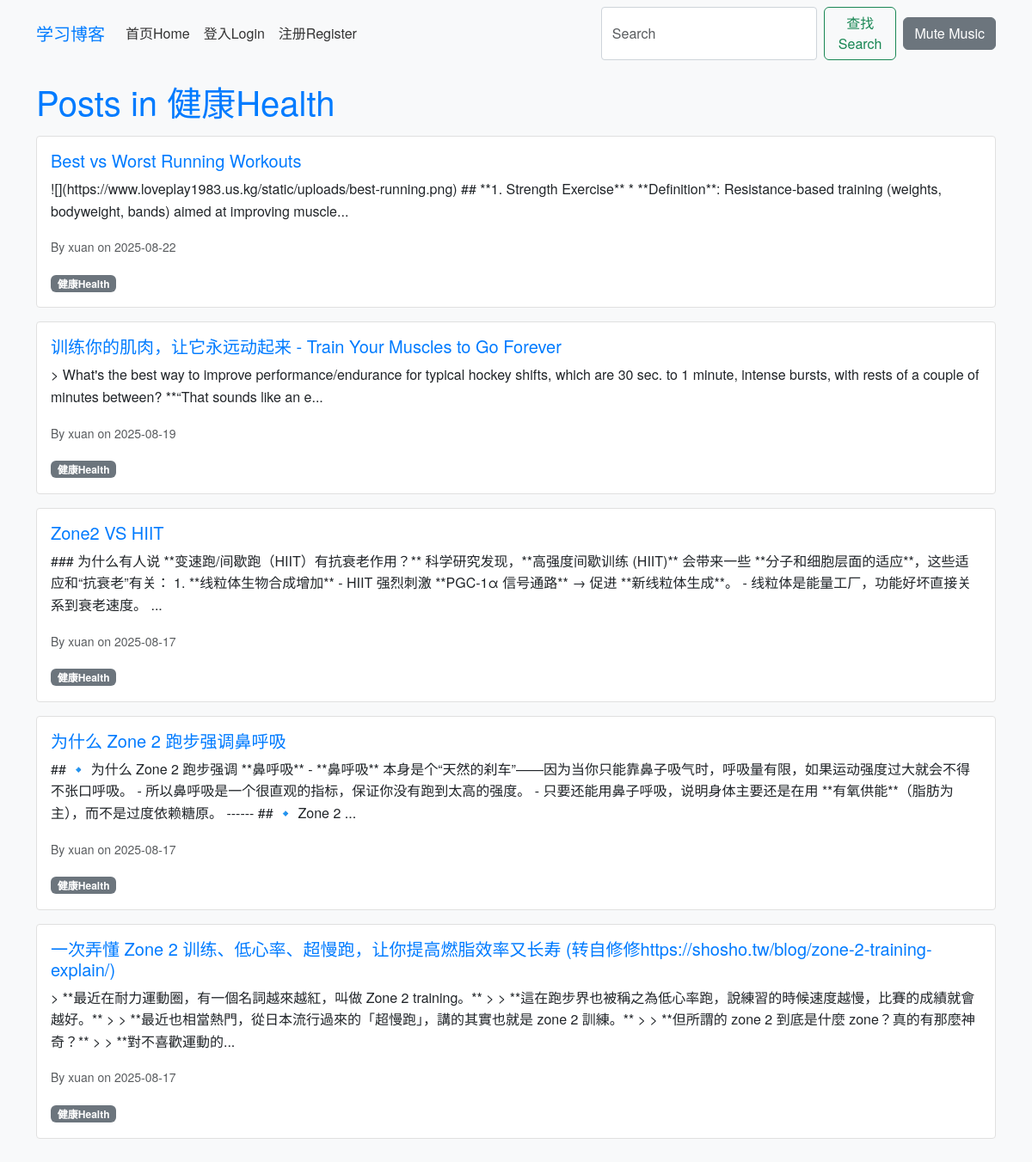
Before: /category/11 with the older database file.
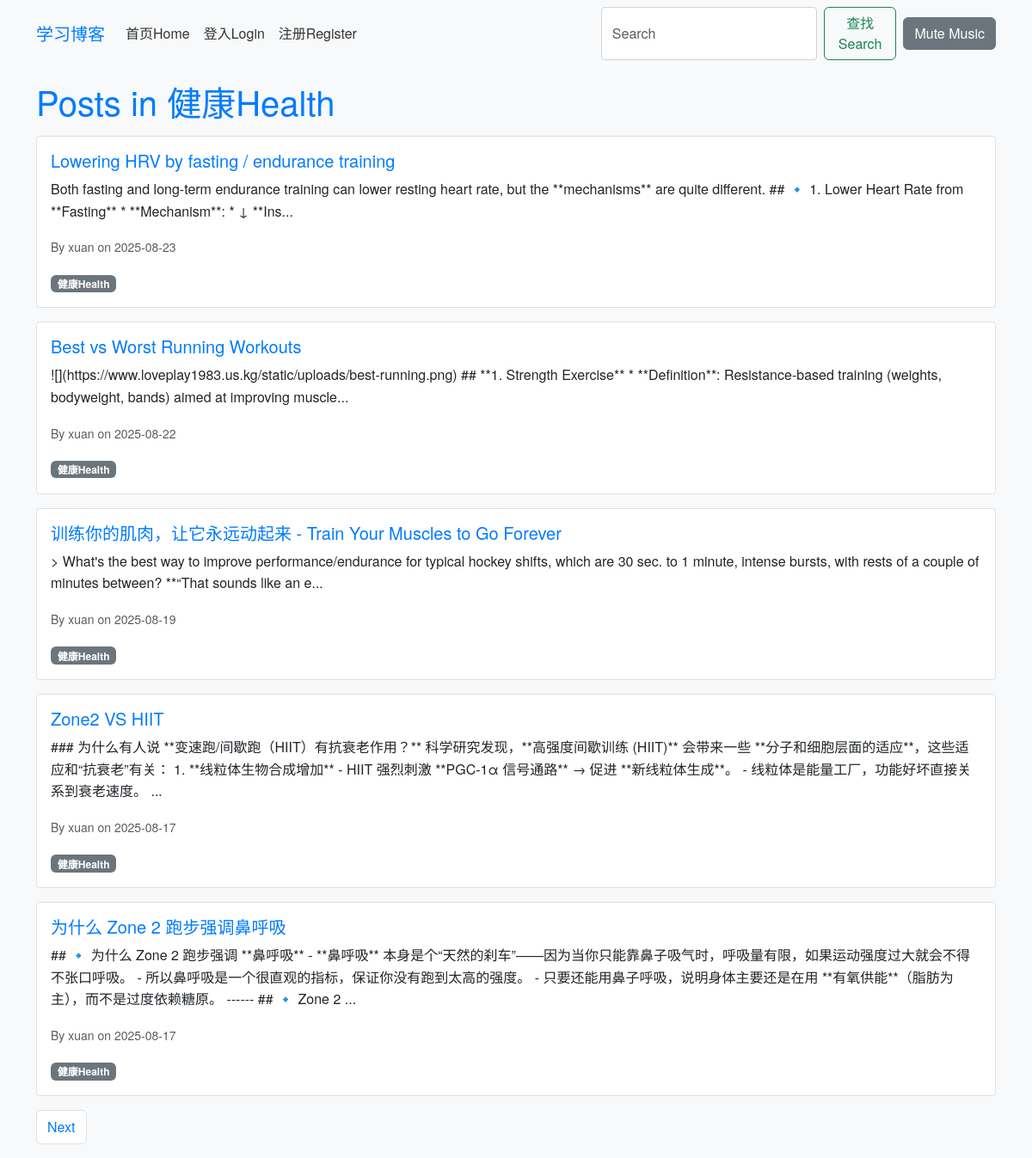
After: the same page with the newer database file.
### app/models.py (models this page shows, shortened)
class Category(db.Model):
    id = db.Column(db.Integer, primary_key=True)
    name = db.Column(db.String(50), unique=True)
    posts = db.relationship('Post', backref='category', lazy='dynamic')

class Post(db.Model):
    id = db.Column(db.Integer, primary_key=True)
    title = db.Column(db.String(100), nullable=False)
    body = db.Column(db.Text, nullable=False)
    timestamp = db.Column(db.DateTime, index=True, default=datetime.utcnow)
    user_id = db.Column(db.Integer, db.ForeignKey('user.id'), nullable=False)
    category_id = db.Column(db.Integer, db.ForeignKey('category.id'))
    comments = db.relationship('Comment', backref='post', lazy='dynamic')

class User(db.Model, UserMixin):
    id = db.Column(db.Integer, primary_key=True)
    username = db.Column(db.String(64), index=True, unique=True)
    email = db.Column(db.String(120), index=True, unique=True)
    password_hash = db.Column(db.String(128))
    posts = db.relationship('Post', backref='author', lazy='dynamic')
    comments = db.relationship('Comment', backref='author', lazy='dynamic')
    about_me = db.Column(db.String(140))
    last_seen = db.Column(db.DateTime, default=datetime.utcnow)
    about_me = db.Column(db.Text)  # Changed from String(140) to Text for richer content
    avatar = db.Column(db.String(128))  # New field for avatar filename

### app/routes.py (the view)
@bp.route('/category/<int:category_id>', methods=['GET'])
def category(category_id):
    category = Category.query.get_or_404(category_id)
    page = request.args.get('page', 1, type=int)
    posts = category.posts.order_by(Post.timestamp.desc()).paginate(page=page, per_page=5, error_out=False)
    next_url = url_for('main.category', category_id=category_id, page=posts.next_num) if posts.has_next else None
    prev_url = url_for('main.category', category_id=category_id, page=posts.prev_num) if posts.has_prev else None
    return render_template('category.html', category=category, posts=posts.items, next_url=next_url, prev_url=prev_url)

### app/templates/category.html (shortened to what this page needs)
{% extends 'base.html' %}
{% block content %}
<h1>Posts in {{ category.name }}</h1>
{% for post in posts %}
<div class="card mb-3">
    <div class="card-body">
        <h5 class="card-title"><a href="{{ url_for('main.post', post_id=post.id) }}">{{ post.title }}</a></h5>
        <p class="card-text">{{ post.body[:200] }}...</p>
        <p class="card-text"><small class="text-muted">By {{ post.author.username }} on {{ post.timestamp.strftime('%Y-%m-%d') }}</small></p>
        {% if post.category %}<span class="badge bg-secondary">{{ post.category.name }}</span>{% endif %}
    </div>
</div>
{% endfor %}
<nav>
    <ul class="pagination">
        {% if next_url %}<li class="page-item"><a class="page-link" href="{{ next_url }}">Next</a></li>{% endif %}
    </ul>
</nav>
{% endblock %}

### app/templates/base.html (shortened to what this page needs)
<!doctype html>
<html lang="en">
<head>
    <link href="https://cdn.jsdelivr.net/npm/bootstrap@5.3.0/dist/css/bootstrap.min.css" rel="stylesheet">
    <link rel="stylesheet" href="{{ url_for('static', filename='css/style.css') }}">
    <link rel="stylesheet" href="https://cdn.jsdelivr.net/npm/easymde@2.18.0/dist/easymde.min.css">
</head>
<body>
    <nav class="navbar navbar-expand-lg navbar-light bg-light">
        <div class="container">
            <a class="navbar-brand" href="{{ url_for('main.index') }}">学习博客</a>
            <ul class="navbar-nav me-auto">
                <li class="nav-item"><a class="nav-link" href="{{ url_for('main.index') }}">首页Home</a></li>
                {% if current_user.is_authenticated %}
                <li class="nav-item"><a class="nav-link" href="{{ url_for('main.create_post') }}">新的发表New Post</a></li>
                <li class="nav-item"><a class="nav-link" href="{{ url_for('main.categories') }}">文章类型Categories</a></li>
                <li class="nav-item"><a class="nav-link" href="{{ url_for('main.dashboard') }}">总览Dashboard</a></li>
                <li class="nav-item"><a class="nav-link" href="{{ url_for('main.profile') }}">个人信息Profile</a></li>
                <li class="nav-item"><a class="nav-link" href="{{ url_for('main.logout') }}">退出Logout</a></li>
                {% else %}
                <li class="nav-item"><a class="nav-link" href="{{ url_for('main.login') }}">登入Login</a></li>
                <li class="nav-item"><a class="nav-link" href="{{ url_for('main.register') }}">注册Register</a></li>
                {% endif %}
            </ul>
            <form class="d-flex" action="{{ url_for('main.search') }}">
                <input class="form-control me-2" type="search" name="query" placeholder="Search" aria-label="Search">
                <button class="btn btn-outline-success" type="submit">查找Search</button>
            </form>
            <button id="mute-btn" class="btn btn-secondary ms-2">Mute Music</button>
        </div>
    </nav>
    <div class="container mt-3">
        <div id="main-content">
            {% block content %}{% endblock %}
        </div>
    </div>
</body>
</html>

### app/static/css/style.css (style rules this page uses)
body { font-family: 'Helvetica Neue', Arial, sans-serif; background-color: #f8f9fa; color: #333; line-height: 1.6; margin: 0; padding: 0; }
h1, h2, h3 { color: #007bff; margin-bottom: 1rem; }
a { color: #007bff; text-decoration: none; }
.form-control { border-radius: 0.25rem; border: 1px solid #ced4da; }
.card { border: 1px solid #e0e0e0; border-radius: 0.25rem; margin-bottom: 1rem; box-shadow: none; }
.card-body { padding: 1rem; }
.pagination .page-link { color: #007bff; }
.navbar-light .navbar-brand { color: #007bff; }
.navbar-light .navbar-nav .nav-link { color: #333; }

Changed rows visible on the page:
no longer on this page (row unchanged): Post: title "一次弄懂 Zone 2 训练、低心率、超慢跑，让你提高燃脂效率又长寿 (转自修修https://shosho.tw/blog/zone-2-training-explain/)", body "> **最近在耐力運動圈，有一個名詞越來越紅，叫做 Zone 2 training。** > > **這在跑步界也被稱之為低心率跑，說練習的時候速度越慢，比賽的成績就會越好。** > > **最近也相當熱門，從日本流行過來的「超慢跑」，講的其實也就是 zone 2 訓練。** > > **但所謂的 zone 2 到底是什麼 zone？真的有那麼神奇？** > > **對不喜歡運動的", author.username "xuan", timestamp "2025-08-17", category.name "健康Health"
added Post: title "Lowering HRV by fasting / endurance training", body "Both fasting and long-term endurance training can lower resting heart rate, but the **mechanisms** are quite different. ## 🔹 1. Lower Heart Rate from **Fasting** * **Mechanism**: * ↓ **Ins", author.username "xuan", timestamp "2025-08-23", category.name "健康Health"
Other visible differences:
text now shown: "Next"
